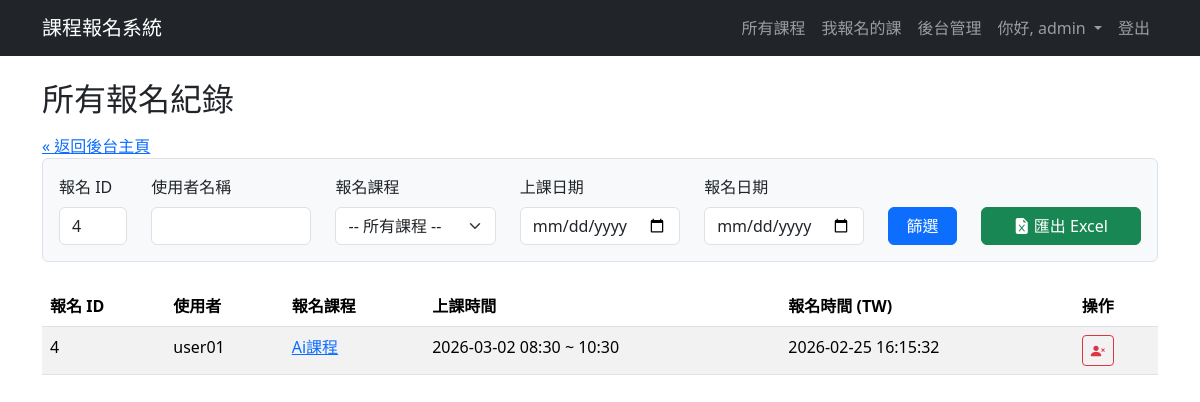
The app's page /admin/all_registrations?registration_id=4 (signed in) with its own data.
### app.py (models this page shows, shortened)
class User(UserMixin, db.Model):
    id = db.Column(db.Integer, primary_key=True) # 使用者ID 唯一值
    username = db.Column(db.String(80), unique=True, nullable=False)
    email = db.Column(db.String(120), unique=True, nullable=False) # 電子郵件地址
    password_hash = db.Column(db.String(200), nullable=False) # 儲存雜湊後的密碼
    is_admin = db.Column(db.Boolean, default=False) # 是否為管理者
    needs_password_change = db.Column(db.Boolean, default=False) # 是否需要更新密碼
    __table_args__ = {'extend_existing': True} # 避免重複定義表格錯誤

class Registration(db.Model):
    __tablename__ = 'registration'
    id = db.Column(db.Integer, primary_key=True)
    user_id = db.Column(db.Integer, db.ForeignKey('user.id'), nullable=False)
    time_slot_id = db.Column(db.Integer, db.ForeignKey('time_slot.id'), nullable=False) # 報名的梯次
    registration_time = db.Column(db.DateTime, default=datetime.utcnow)
    __table_args__ = {'extend_existing': True}
    user = db.relationship('User', backref=db.backref('registrations', lazy=True))
    time_slot = db.relationship('TimeSlot', backref=db.backref('registrations', lazy='dynamic', cascade="all, delete-orphan", single_parent=True)) # 一個梯次有多個報名紀錄
    def local_registration_time(self):
        return self.registration_time + timedelta(hours=8)

class Course(db.Model):
    __tablename__ = 'course' # 建議明確指定表名
    id = db.Column(db.Integer, primary_key=True)
    name = db.Column(db.String(120), nullable=False)
    description = db.Column(db.Text, nullable=False) # 課程描述
    speaker_info = db.Column(db.String(200)) # 講者資訊
    has_time_slots = db.Column(db.Boolean, default=False, nullable=False) # 是否有梯次
    status = db.Column(db.String(20), default='尚未開放') # 課程狀態：尚未開放、報名中、報名截止
    registration_start_time = db.Column(db.DateTime, nullable=False) # 報名開始時間
    registration_end_time = db.Column(db.DateTime, nullable=False) # 報名截止時間
    allow_user_to_choose_time = db.Column(db.Boolean, default=False, nullable=False) # 是否允許使用者自選時間
    duration_hours = db.Column(db.Float, nullable=True, default=1) # 新增：上課時數欄位
    user_choice_start_date = db.Column(db.Date, nullable=True) # 自選時間的可選起始日
    user_choice_end_date = db.Column(db.Date, nullable=True) # 自選時間的可選結束日
    user_choice_start_time_of_day = db.Column(db.Time, nullable=True) # 自選時間的每日可選起始時間
    user_choice_end_time_of_day = db.Column(db.Time, nullable=True) # 自選時間的每日可選結束時間
    __table_args__ = {'extend_existing': True} # 避免重複定義表格錯誤
    files = db.relationship('CourseFile', backref='course', lazy=True, cascade="all, delete-orphan") # 課程有多個檔案，刪除課程時也刪除相關檔案
    time_slots = db.relationship('TimeSlot', backref='course', lazy=True, cascade="all, delete-orphan") # 課程有多個梯次，刪除課程時也刪除相關梯次

class TimeSlot(db.Model):
    __tablename__ = 'time_slot'
    id = db.Column(db.Integer, primary_key=True)
    slot_start_time = db.Column(db.DateTime, nullable=False)
    slot_end_time = db.Column(db.DateTime, nullable=False)
    capacity = db.Column(db.Integer, nullable=False, default=999) # 梯次名額
    booked_count = db.Column(db.Integer, default=0) # 已報名人數
    course_id = db.Column(db.Integer, db.ForeignKey('course.id'), nullable=False) # 課程ID 外鍵，參考 Course 表
    __table_args__ = {'extend_existing': True} # 避免重複定義表格錯誤

### app.py (the view, shortened to what this page needs)
@app.route('/admin/all_registrations')
@login_required
@admin_required
def all_registrations():
    query = Registration.query.join(TimeSlot).join(User)
    reg_id_str = request.args.get('registration_id')
    if reg_id_str:
        try:
            query = query.filter(Registration.id == int(reg_id_str))
        except ValueError:
            flash('報名 ID 必須是數字', 'warning')
    username = request.args.get('username')
    if username:
        query = query.filter(User.username.ilike(f"%{username}%"))
    course_id_str = request.args.get('course_id')
    if course_id_str:
        try:
            query = query.filter(TimeSlot.course_id == int(course_id_str))
        except ValueError:
            flash('課程 ID 格式不正確', 'warning')
    slot_date_str = request.args.get('slot_date')
    if slot_date_str:
        try:
            slot_date = datetime.strptime(slot_date_str, '%Y-%m-%d').date()
            query = query.filter(func.date(TimeSlot.slot_start_time) == slot_date)
        except ValueError:
            flash('梯次日期格式不正確', 'warning')
    reg_date_str = request.args.get('registration_date')
    all_courses = db.session.query(Course).join(TimeSlot).join(Registration).distinct(Course.id).order_by(Course.name).all()
    all_regs = query.order_by(Registration.id.desc()).all()
    print("Debug: all_courses names:", [course.name for course in all_courses])
    return render_template(
        'admin_all_registrations.html',
        registrations=all_regs,
        all_courses=all_courses,
        request=request
    )

### app.py (called while the page is built)
@login_manager.user_loader
def load_user(user_id): # 透過 user_id 載入使用者
    return User.query.get(int(user_id)) # 從資料庫取得使用者資料

def admin_required(f):
    @wraps(f)
    def decorated_function(*args, **kwargs):
        if not current_user.is_authenticated or not current_user.is_admin:
            flash('您沒有權限。', 'danger')
            return redirect(url_for('index'))
        return f(*args, **kwargs)
    return decorated_function

### templates/admin_all_registrations.html (shortened to what this page needs)
{% extends "layout.html" %}
{% block content %}
<h2>所有報名紀錄</h2>
<div class="mt-3">
    <a href="{{ url_for('admin_dashboard') }}">&laquo; 返回後台主頁</a>
</div>
<form method="GET" action="{{ url_for('all_registrations') }}" class="mb-4 p-3 border rounded bg-light">
    <div class="row g-4 align-items-end">
        <div class="col-md-1">
            <label for="registration_id" class="form-label">報名 ID</label>
            <input type="text" class="form-control" id="registration_id" name="registration_id" value="{{ request.args.get('registration_id', '') }}">
        </div>
        <div class="col-md-2">
            <label for="username" class="form-label">使用者名稱</label>
            <input type="text" class="form-control" id="username" name="username" value="{{ request.args.get('username', '') }}">
        </div>
        <div class="col-md-2">
            <label for="course_id" class="form-label">報名課程</label>
            <select class="form-select" id="course_id" name="course_id">
                <option value="">-- 所有課程 --</option>
            </select>
        </div>
        <div class="col-md-2">
            <label for="slot_date" class="form-label">上課日期</label>
            <input type="date" class="form-control" id="slot_date" name="slot_date" value="{{ request.args.get('slot_date', '') }}">
        </div>
        <div class="col-md-2">
            <label for="registration_date" class="form-label">報名日期</label>
            <input type="date" class="form-control" id="registration_date" name="registration_date" value="{{ request.args.get('registration_date', '') }}">
        </div>
        <div class="col-md-1">
            <button type="submit" class="btn btn-primary w-100">篩選</button>
        </div>
        <div class="col-md-2">
            <a href="{{ url_for('export_registrations_to_excel') }}?{{ request.query_string.decode() }}" class="btn btn-success w-100">
                <i class="bi bi-file-earmark-excel-fill"></i> 匯出 Excel
            </a>
        </div>
    </div>
</form>
<div class="table-responsive">
    <table class="table table-striped table-hover">
        <thead>
            <tr>
                <th>報名 ID</th>
                <th>使用者</th>
                <th>報名課程</th>
                <th>上課時間</th>
                <th>報名時間 (TW)</th>
                <th>操作</th>
            </tr>
        </thead>
        <tbody>
            {% for reg in registrations %}
            <tr>
                <td>{{ reg.id }}</td>
                <td>{{ reg.user.username }}</td>
                <td>
                    <a href="{{ url_for('course_detail', course_id=reg.time_slot.course.id) }}">
                        {{ reg.time_slot.course.name }}
                    </a>
                </td>
                <td>
                    {% if reg.time_slot.slot_start_time.date() == reg.time_slot.slot_end_time.date() %}
                        {{ reg.time_slot.slot_start_time.strftime('%Y-%m-%d %H:%M') }} ~ {{ reg.time_slot.slot_end_time.strftime('%H:%M') }}
                    {% else %}
                        {{ reg.time_slot.slot_start_time.strftime('%Y-%m-%d %H:%M') }} ~ {{ reg.time_slot.slot_end_time.strftime('%Y-%m-%d %H:%M') }}
                    {% endif %}
                </td>
                <td>{{ reg.local_registration_time().strftime('%Y-%m-%d %H:%M:%S') }}</td>
                <td>
                    <form action="{{ url_for('admin_cancel_registration', registration_id=reg.id) }}?{{ request.query_string.decode() }}" method="POST" onsubmit="return confirm('確定要取消這筆報名嗎？');" style="display: inline;">
                        <button type="submit" class="btn btn-sm btn-outline-danger" title="取消此筆報名">
                            <i class="bi bi-person-x-fill"></i>
                        </button>
                    </form>
                </td>
            </tr>
            {% else %}
            <tr>
                <td colspan="6" class="text-center text-muted">沒有符合條件的報名紀錄。</td>
            </tr>
            {% endfor %}
        </tbody>
    </table>
</div>
{% endblock %}

### templates/layout.html (shortened to what this page needs)
<!doctype html>
<html lang="zh-Hant">
<head>
    <link href="https://cdn.jsdelivr.net/npm/bootstrap@5.3.3/dist/css/bootstrap.min.css" rel="stylesheet">
    <link rel="stylesheet" href="https://cdn.jsdelivr.net/npm/bootstrap-icons@1.11.3/font/bootstrap-icons.min.css">
    <link rel="stylesheet" href="{{ url_for('static', filename='css/style.css') }}">
</head>
<body class="{% block body_class %}{% endblock %}">
    <nav class="navbar navbar-expand-lg {% block navbar_classes %}navbar-dark bg-dark{% endblock %}">
        <div class="container">
            <a class="navbar-brand" href="{{ url_for('index') }}">課程報名系統</a>
            <div class="collapse navbar-collapse" id="navbarNav">
                <ul class="navbar-nav ms-auto">
                    <li class="nav-item">
                        <a class="nav-link" href="{{ url_for('index') }}">所有課程</a>
                    </li>
                    {% if current_user.is_authenticated %}
                        <li class="nav-item">
                            <a class="nav-link" href="{{ url_for('my_courses') }}">我報名的課</a>
                        </li>
                        {% if current_user.is_admin %}
                        <li class="nav-item">
                            <a class="nav-link" href="{{ url_for('admin_dashboard') }}">後台管理</a>
                        </li>
                        {% endif %}
                        <li class="nav-item dropdown">
                            <a class="nav-link dropdown-toggle" href="#" role="button" data-bs-toggle="dropdown" aria-expanded="false">
                                你好, {{ current_user.username }}
                            </a>
                        </li>
                         <li class="nav-item">
                            <a class="nav-link" href="{{ url_for('logout') }}">登出</a>
                        </li>
                    {% else %}
                        <li class="nav-item">
                            <a class="nav-link" href="{{ url_for('login') }}">登入/註冊</a>
                        </li>
                    {% endif %}
                </ul>
            </div>
        </div>
    </nav>
    <main class="container mt-4">
        {% block content %}{% endblock %}
    </main>
</body>
</html>

### records on screen
User: username "admin"
Registration: id "4", user.username "user01", time_slot.course.name "Ai課程", time_slot.slot_start_time "2026-03-02 08:30", time_slot.slot_end_time "10:30", local_registration_time "2026-02-25 16:15:32"
